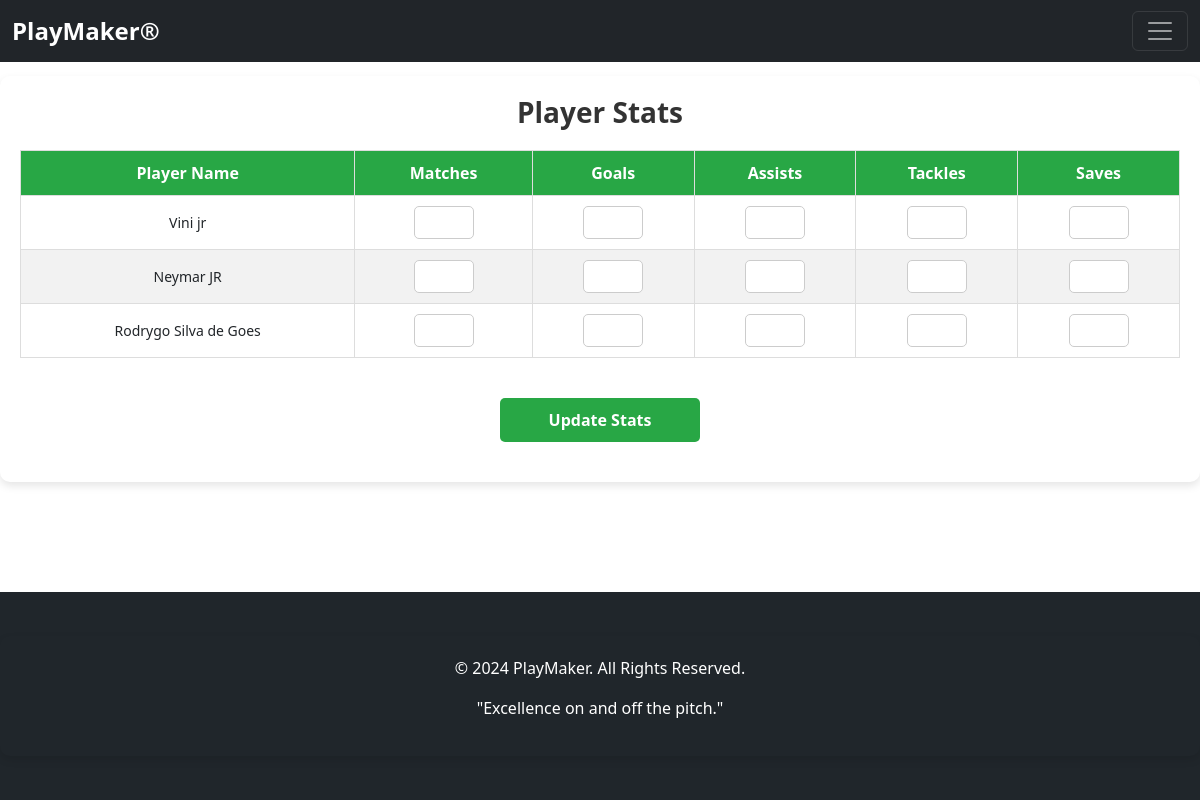
Page /give_player_stats/ on the earlier database version.
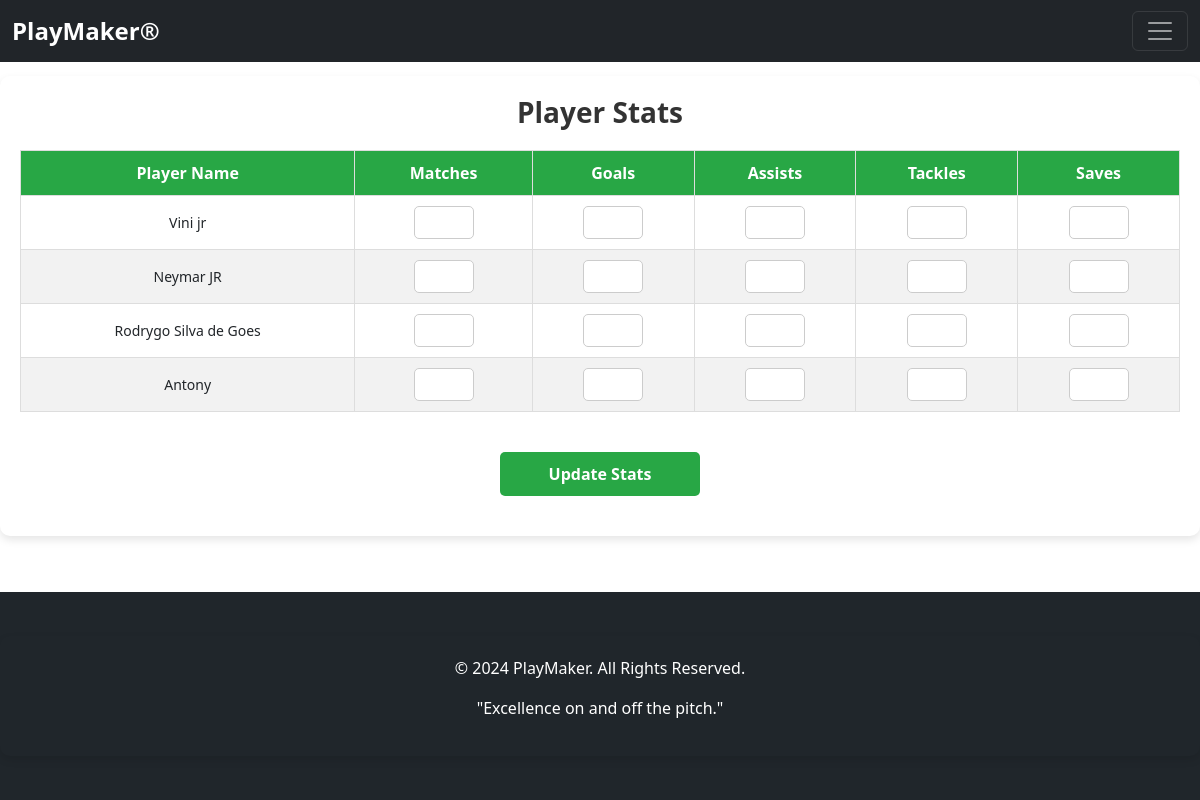
Same page on the later database version.
### app01/models.py (models this page shows, shortened)
class player(models.Model):
    full_name=models.CharField(max_length=200)
    profile_photo=models.ImageField(upload_to='plyrprof')
    contact=models.CharField(max_length=200)
    gender=models.CharField(max_length=200)
    dob=models.CharField(max_length=200)
    email=models.CharField(max_length=200)
    guardian_name=models.CharField(max_length=200)
    address=models.CharField(max_length=200)
    jersey_number=models.CharField(max_length=200)
    position=models.CharField(max_length=200)
    password=models.CharField(max_length=200)

### app01/views.py (the view, shortened to what this page needs)
# urls.py: path('give_player_stats/', views.give_player_stats, name='give_player_stats'),
def give_player_stats(request):
    players = player.objects.all()
    stats = Stats.objects.all()
    return render(request, 'give_player_stats.html', {'players': players, 'stats': stats})

### templates/give_player_stats.html (shortened to what this page needs)
{% extends 'base.html' %}
{% load static %}
{% block content %}
<div class="container">
    <h1 class="page-title">Player Stats</h1>
    <form method="post">
        <div class="stats-table-wrapper">
            <table class="stats-table">
                <thead>
                    <tr>
                        <th>Player Name</th>
                        <th>Matches</th>
                        <th>Goals</th>
                        <th>Assists</th>
                        <th>Tackles</th>
                        <th>Saves</th>
                    </tr>
                </thead>
                <tbody>
                    {% for player in players %}
                    <tr>
                        <td>{{ player.full_name }}</td>
                        <td>
                            <input type="number" name="matches_{{ player.id }}" value="{% for stat in stats %}{% if stat.player_dtls.id == player.id %}{{ stat.matches }}{% endif %}{% endfor %}" />
                        </td>
                        <td>
                            <input type="number" name="goals_{{ player.id }}" value="{% for stat in stats %}{% if stat.player_dtls.id == player.id %}{{ stat.goals }}{% endif %}{% endfor %}" />
                        </td>
                        <td>
                            <input type="number" name="assists_{{ player.id }}" value="{% for stat in stats %}{% if stat.player_dtls.id == player.id %}{{ stat.assists }}{% endif %}{% endfor %}" />
                        </td>
                        <td>
                            <input type="number" name="tackles_{{ player.id }}" value="{% for stat in stats %}{% if stat.player_dtls.id == player.id %}{{ stat.tackles }}{% endif %}{% endfor %}" />
                        </td>
                        <td>
                            <input type="number" name="saves_{{ player.id }}" value="{% for stat in stats %}{% if stat.player_dtls.id == player.id %}{{ stat.saves }}{% endif %}{% endfor %}" />
                        </td>
                    </tr>
                    {% empty %}
                    <tr>
                        <td colspan="6" class="no-data">No players available</td>
                    </tr>
                    {% endfor %}
                </tbody>
            </table>
        </div>
        <button type="submit" class="btn btn-success">Update Stats</button>
    </form>
</div>
{% endblock %}

Differences in the rows shown:
added player: full_name "Antony"
